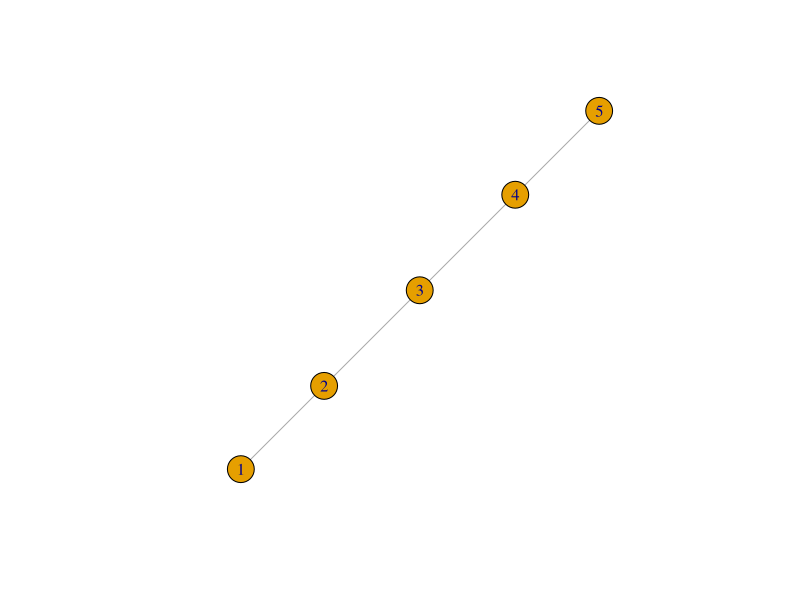

R code for this plot: (Note: this script raises an error after producing the figure.)
# install dan load library
library(igraph)

# membuat graf
g <- graph( edges=c(1,2, 2,3, 3,4, 4,5), n=5, directed=F)
plot(g)

# membuat adjacency matrix
adj_matrix <- get.adjacency(g)
adj_matrix <- as.matrix(adj_matrix)
print(adj_matrix)

# Load required library
library(igraph)

# Set seed for reproducibility
set.seed(123)

# Create a data frame with random numbers between 5 and 10 for columns X1, X2 and X3
df <- data.frame(X1 = round(runif(10, 5, 10),0),
                 X2 = round(runif(10, 5, 10),0),
                 X3 = round(runif(10, 5, 10),0))

# Create an empty adjacency matrix
adj_matrix <- matrix(0, nrow = ncol(df), ncol = ncol(df))

# Fill the adjacency matrix based on the values in the data frame
for (i in 1:(ncol(df) - 1)) {
  for (j in (i + 1):ncol(df)) {
    adj_matrix[i, j] <- ifelse(df[i] != df[j], 1, 0)
    adj_matrix[j, i] <- adj_matrix[i, j]
  }
}

# Create the adjacency matrix
g <- graph_from_adjacency_matrix(adj_matrix, mode = 'undirected')

# Print the adjacency matrix
as_adjacency_matrix(g, sparse = FALSE)
plot()
